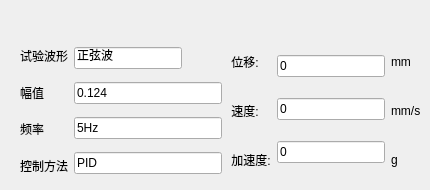
     <widget class="QWidget" name="tab_2">
      <attribute name="title">
       <string>记录</string>
      </attribute>
      <widget class="QWidget" name="layoutWidget">
       <property name="geometry">
        <rect>
         <x>20</x>
         <y>40</y>
         <width>401</width>
         <height>141</height>
        </rect>
       </property>
       <layout class="QHBoxLayout" name="horizontalLayout_6">
        <item>
         <layout class="QHBoxLayout" name="horizontalLayout_3">
          <item>
           <layout class="QVBoxLayout" name="verticalLayout_8">
            <item>
             <widget class="QLabel" name="ExperimentWave_Label">
              <property name="text">
               <string>试验波形</string>
              </property>
             </widget>
            </item>
            <item>
             <widget class="QLabel" name="Ampli_Label">
              <property name="text">
               <string>幅值</string>
              </property>
             </widget>
            </item>
            <item>
             <widget class="QLabel" name="Frequency_Label">
              <property name="text">
               <string>频率</string>
              </property>
             </widget>
            </item>
            <item>
             <widget class="QLabel" name="ControlMethod_Label">
              <property name="text">
               <string>控制方法</string>
              </property>
             </widget>
            </item>
           </layout>
          </item>
          <item>
           <layout class="QVBoxLayout" name="verticalLayout_7">
            <item>
             <widget class="QLineEdit" name="WaveForm_LineEdit">
              <property name="sizePolicy">
               <sizepolicy hsizetype="Fixed" vsizetype="Fixed">
                <horstretch>0</horstretch>
                <verstretch>0</verstretch>
               </sizepolicy>
              </property>
              <property name="text">
               <string>正弦波</string>
              </property>
              <property name="readOnly">
               <bool>true</bool>
              </property>
             </widget>
            </item>
            <item>
             <widget class="QLineEdit" name="Ampli_LineEdit">
              <property name="text">
               <string>0.124</string>
              </property>
              <property name="readOnly">
               <bool>true</bool>
              </property>
             </widget>
            </item>
            <item>
             <widget class="QLineEdit" name="Frequency_LineEdit">
              <property name="text">
               <string>5Hz</string>
              </property>
              <property name="readOnly">
               <bool>true</bool>
              </property>
             </widget>
            </item>
            <item>
             <widget class="QLineEdit" name="ControlMethod_LineEdit">
              <property name="text">
               <string>PID</string>
              </property>
              <property name="readOnly">
               <bool>true</bool>
              </property>
             </widget>
            </item>
           </layout>
          </item>
         </layout>
        </item>
        <item>
         <layout class="QHBoxLayout" name="horizontalLayout_5">
          <item>
           <layout class="QVBoxLayout" name="verticalLayout_9">
            <item>
             <widget class="QLabel" name="CurPos_Label">
              <property name="text">
               <string> 位移:</string>
              </property>
             </widget>
            </item>
            <item>
             <widget class="QLabel" name="CurVel_Label">
              <property name="text">
               <string> 速度:</string>
              </property>
             </widget>
            </item>
            <item>
             <widget class="QLabel" name="CurAcc_Label">
              <property name="text">
               <string> 加速度:</string>
              </property>
             </widget>
            </item>
           </layout>
          </item>
          <item>
           <layout class="QVBoxLayout" name="verticalLayout_10">
            <item>
             <widget class="QLineEdit" name="CurPos_LineEdit">
              <property name="sizePolicy">
               <sizepolicy hsizetype="Fixed" vsizetype="Fixed">
                <horstretch>0</horstretch>
                <verstretch>0</verstretch>
               </sizepolicy>
              </property>
              <property name="text">
               <string>0</string>
              </property>
              <property name="readOnly">
               <bool>true</bool>
              </property>
             </widget>
            </item>
            <item>
             <widget class="QLineEdit" name="CurVel_LineEdit">
              <property name="sizePolicy">
               <sizepolicy hsizetype="Fixed" vsizetype="Fixed">
                <horstretch>0</horstretch>
                <verstretch>0</verstretch>
               </sizepolicy>
              </property>
              <property name="text">
               <string>0</string>
              </property>
              <property name="readOnly">
               <bool>true</bool>
              </property>
             </widget>
            </item>
            <item>
             <widget class="QLineEdit" name="CurAcc_LineEdit">
              <property name="sizePolicy">
               <sizepolicy hsizetype="Fixed" vsizetype="Fixed">
                <horstretch>0</horstretch>
                <verstretch>0</verstretch>
               </sizepolicy>
              </property>
              <property name="text">
               <string>0</string>
              </property>
              <property name="readOnly">
               <bool>true</bool>
              </property>
             </widget>
            </item>
           </layout>
          </item>
          <item>
           <layout class="QVBoxLayout" name="verticalLayout_11">
            <item>
             <widget class="QLabel" name="PosUnit_Label">
              <property name="text">
               <string>mm</string>
              </property>
             </widget>
            </item>
            <item>
             <widget class="QLabel" name="VelUnit_Label">
              <property name="text">
               <string>mm/s</string>
              </property>
             </widget>
            </item>
            <item>
             <widget class="QLabel" name="AccUnit_Label">
              <property name="text">
               <string>g</string>
              </property>
             </widget>
            </item>
           </layout>
          </item>
         </layout>
        </item>
       </layout>
      </widget>
     </widget>
